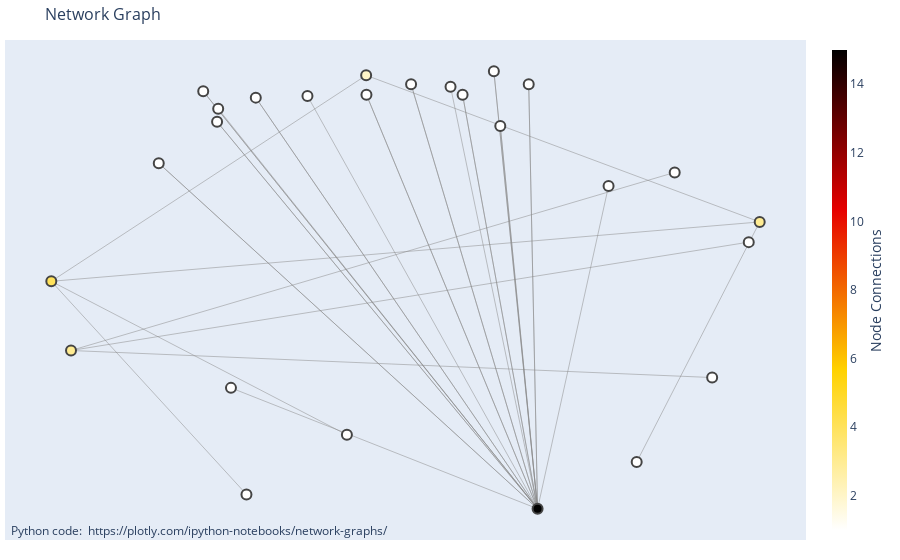

The notebook cell saved with this chart:
### Code cell
# Create X/Y coords for edges
edge_x = []
edge_y = []
for e in edges:
    node0 = e[0]
    node1 = e[1]
    x0, y0 = layout[node0][0], layout[node0][1]
    x1, y1 = layout[node1][0], layout[node1][1]
    edge_x.append(x0)
    edge_x.append(x1)
    edge_x.append(None)
    edge_y.append(y0)
    edge_y.append(y1)
    edge_y.append(None)
    
# Create X/Y coords for nodes (much easier!)
node_x = [layout[l][0] for l in layout]
node_y = [layout[l][1] for l in layout]

# Create Edge Traces

edge_trace = go.Scatter(
    x=edge_x, y=edge_y,
    line=dict(width=0.5, color='#888'),
    hoverinfo='none',
    mode='lines')

# Create Node Traces
node_trace = go.Scatter(
    x=node_x, y=node_y,
    mode='markers',
    hovertext = list(layout.keys()),
    hoverinfo='text',
    marker=dict(
        showscale=True,
        # colorscale options
        #'Greys' | 'YlGnBu' | 'Greens' | 'YlOrRd' | 'Bluered' | 'RdBu' |
        #'Reds' | 'Blues' | 'Picnic' | 'Rainbow' | 'Portland' | 'Jet' |
        #'Hot' | 'Blackbody' | 'Earth' | 'Electric' | 'Viridis' |
        colorscale='Hot',
        reversescale=True,
        color=[],
        size=10,
        colorbar=dict(
            thickness=15,
            title='Node Connections',
            xanchor='left',
            titleside='right'
        ),
        line_width=2))

# Color Nodes
node_adjacencies = []
for node, adjacencies in enumerate(G.adjacency()):
    node_adjacencies.append(len(adjacencies[1]))

node_trace.marker.color = node_adjacencies
node_trace.text = node_text

# Create Figure
fig = go.Figure(data=[edge_trace, node_trace],
             layout=go.Layout(
                title='Network Graph',
                titlefont_size=16,
                showlegend=False,
                hovermode='closest',
                margin=dict(b=20,l=5,r=5,t=40),
                annotations=[ dict(
                    text="Python code: <a href='https://plotly.com/ipython-notebooks/network-graphs/'> https://plotly.com/ipython-notebooks/network-graphs/</a>",
                    showarrow=False,
                    xref="paper", yref="paper",
                    x=0.005, y=-0.002 ) ],
                xaxis=dict(showgrid=False, zeroline=False, showticklabels=False),
                yaxis=dict(showgrid=False, zeroline=False, showticklabels=False))
                )
fig.show()

### Figure 1 — Plotly figure (JSON) as saved in the notebook; plotly's stock layout.template omitted (floating-point values rounded to 4 significant figures)
{"data": [{"hoverinfo": "none", "line": {"color": "#888", "width": 0.5}, "mode": "lines", "type": "scatter", "x": [-0.3311, -0.7353, null, -0.1231, -0.7353, null, 0.477, 0.7318, null, -0.08325, 0.7318, null, -0.08325, -0.7353, null, -0.392, 0.2718, null, 0.2718, -0.392, null, 0.2718, -0.08262, null, 0.2718, 0.1813, null, 0.2718, -0.3897, null, 0.2718, -0.5128, null, 0.2718, 0.1946, null, 0.2718, 0.1165, null, 0.2718, 0.09153, null, 0.2718, -0.3632, null, 0.2718, 0.4188, null, 0.2718, -0.3118, null, 0.2718, 0.2535, null, 0.2718, 0.009799, null, 0.2718, -0.2048, null, 0.2718, -0.4207, null, -0.08262, 0.2718, null, 0.1813, 0.2718, null, -0.5128, 0.2718, null, 0.1946, 0.2718, null, 0.1165, 0.2718, null, -0.3118, 0.2718, null, 0.2535, 0.2718, null, 0.009799, 0.2718, null, -0.4207, 0.2718, null, 0.7318, -0.7353, null, -0.6945, 0.6333, null, -0.6945, 0.5558, null, -0.6945, 0.7091, null], "y": [-0.9516, -0.2332, null, -0.7509, -0.2332, null, -0.8425, -0.03309, null, 0.4613, -0.03309, null, 0.4613, -0.2332, null, 0.3046, -1, null, -1, 0.3046, null, -1, 0.3958, null, -1, 0.475, null, -1, 0.3488, null, -1, 0.165, null, -1, 0.2906, null, -1, 0.3957, null, -1, 0.4226, null, -1, -0.5925, null, -1, 0.08849, null, -1, 0.386, null, -1, 0.4311, null, -1, 0.4308, null, -1, 0.3917, null, -1, 0.4075, null, 0.3958, -1, null, 0.475, -1, null, 0.165, -1, null, 0.2906, -1, null, 0.3957, -1, null, 0.386, -1, null, 0.4311, -1, null, 0.4308, -1, null, 0.4075, -1, null, -0.03309, -0.2332, null, -0.4664, -0.5577, null, -0.4664, 0.1338, null, -0.4664, -0.1011, null]}, {"hoverinfo": "text", "hovertext": ["204.79.197.200", "131.253.61.84", "172.16.165.165", "172.16.165.2", "fe80::8db6:2c7:a019:4d88", "82.150.140.30", "185.53.178.9", "74.125.233.96", "74.125.233.100", "188.225.73.100", "37.200.69.143", "00:0c:29:fb:9a:bf", "172.16.165.254", "00:50:56:f3:ca:52", "f0:19:af:02:9b:f1", "00:0c:29:fe:9a:67", "00:50:56:e9:71:c8", "ff02::1:2", "ff:ff:ff:ff:ff:ff", "74.125.233.99", "255.255.255.255", "ff02::1:3", "224.0.0.252", "172.16.165.255", "ff02::16", "224.0.0.22"], "marker": {"color": [1, 1, 15, 1, 3, 1, 1, 1, 1, 1, 1, 1, 1, 2, 3, 1, 1, 1, 4, 1, 1, 1, 1, 1, 1, 1], "colorbar": {"thickness": 15, "title": {"side": "right", "text": "Node Connections"}, "xanchor": "left"}, "colorscale": [[0, "rgb(0, 0, 0)"], [0.3333, "rgb(230,0,0)"], [0.6667, "rgb(255,210,0)"], [1, "rgb(255,255,255)"]], "line": {"width": 2}, "reversescale": true, "showscale": true, "size": 10}, "mode": "markers", "text": ["# of connections: 1", "# of connections: 1", "# of connections: 15", "# of connections: 1", "# of connections: 3", "# of connections: 1", "# of connections: 1", "# of connections: 1", "# of connections: 1", "# of connections: 1", "# of connections: 1", "# of connections: 1", "# of connections: 1", "# of connections: 2", "# of connections: 3", "# of connections: 1", "# of connections: 1", "# of connections: 1", "# of connections: 4", "# of connections: 1", "# of connections: 1", "# of connections: 1", "# of connections: 1", "# of connections: 1", "# of connections: 1", "# of connections: 1"], "type": "scatter", "x": [0.1165, -0.392, 0.2718, -0.08262, -0.6945, -0.4207, -0.5128, 0.009799, 0.2535, 0.1946, -0.3118, -0.3311, 0.1813, -0.08325, 0.7318, -0.1231, 0.477, 0.5558, -0.7353, -0.2048, 0.4188, 0.7091, -0.3632, -0.3897, 0.6333, 0.09153], "y": [0.3957, 0.3046, -1, 0.3958, -0.4664, 0.4075, 0.165, 0.4308, 0.4311, 0.2906, 0.386, -0.9516, 0.475, 0.4613, -0.03309, -0.7509, -0.8425, 0.1338, -0.2332, 0.3917, 0.08849, -0.1011, -0.5925, 0.3488, -0.5577, 0.4226]}], "layout": {"annotations": [{"showarrow": false, "text": "Python code: <a href='https://plotly.com/ipython-notebooks/network-graphs/'> https://plotly.com/ipython-notebooks/network-graphs/</a>", "x": 0.005, "xref": "paper", "y": -0.002, "yref": "paper"}], "autosize": true, "hovermode": "closest", "margin": {"b": 20, "l": 5, "r": 5, "t": 40}, "showlegend": false, "title": {"font": {"size": 16}, "text": "Network Graph"}, "xaxis": {"autorange": true, "range": [-0.8269, 0.8234], "showgrid": false, "showticklabels": false, "type": "linear", "zeroline": false}, "yaxis": {"autorange": true, "range": [-1.112, 0.5872], "showgrid": false, "showticklabels": false, "type": "linear", "zeroline": false}}}
